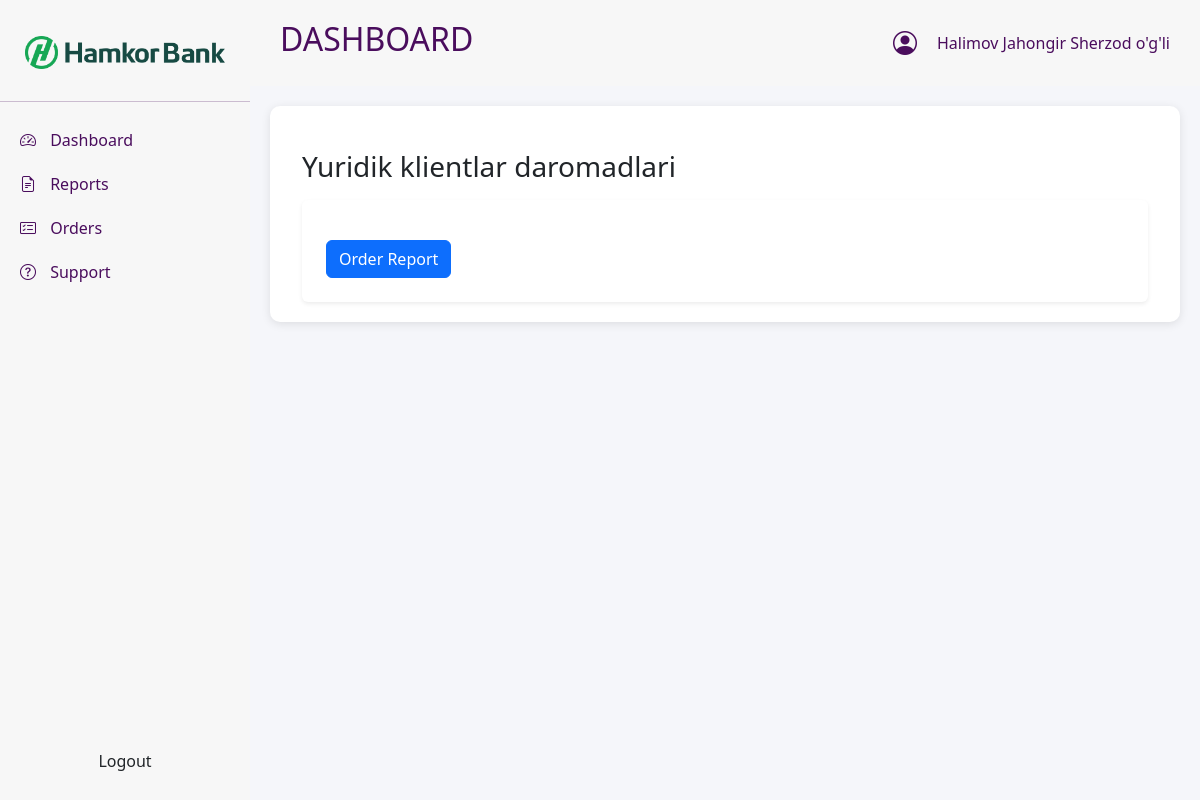
Screenshot of /report/order_report/3/ (signed in) with the database file from the repository.
### users/models.py (models this page shows, shortened)
class SysUsers(AbstractBaseUser, PermissionsMixin):
    cb_id = models.IntegerField(null=False, unique=True)  # Unique, not nullable
    fio = models.CharField(max_length=250)
    level = models.IntegerField(choices=LEVEL_CHOICES, default=1)
    login = models.CharField(max_length=150, unique=True)  # Unique and not nullable
    created_by = models.ForeignKey(
        "self", on_delete=models.SET_NULL, null=True, blank=True, limit_choices_to={"is_superuser": True}
    )  # Can only be created by a superuser
    created_at = models.DateTimeField(default=now)
    status = models.CharField(max_length=1, choices=STATUS_CHOICES, default="A")
    is_staff = models.BooleanField(default=False)  # Required for admin panel access
    is_active = models.BooleanField(default=True)  # Needed for authentication
    objects = SysUsersManager()
    USERNAME_FIELD = "login"  # Login is used as the unique identifier
    REQUIRED_FIELDS = ["fio", "level", "cb_id"]  # Required fields for superuser creation
    class Meta:
        verbose_name = 'System User'
        verbose_name_plural = 'System Users'

### reports/models.py (models this page shows, shortened)
class SysSReports(models.Model):
    name = models.CharField(max_length=250)
    owner = models.ForeignKey(settings.AUTH_USER_MODEL, on_delete=models.CASCADE)
    department = models.CharField(max_length=400, blank=True, null=True)
    position = models.CharField(max_length=400, blank=True, null=True)
    rep_type = models.CharField(
        max_length=3,
        choices=[("001", "Simple"), ("002", "Old System")],
        default="001"
    )
    job = models.BooleanField(default=False)
    uploadable = models.BooleanField(default=False)
    module = models.CharField(max_length=200, blank=True, null=True)
    template = models.FileField(upload_to=report_template_path, blank=True, null=True)
    class Meta:
        verbose_name = 'All Report'
        verbose_name_plural = 'All Reports'

### reports/views.py (the view, shortened to what this page needs)
# urls.py: path('order_report/<int:rep_id>/', order_report, name='order_report'),
@login_required
def order_report(request, rep_id):
    report = get_object_or_404(SysSReports, id=rep_id)
    parameters = SysRepParams.objects.filter(rep_id=rep_id).order_by("id")
    has_access = SysReportAccess.objects.filter(rep_id=rep_id, user_id=request.user.id).exists()
    if has_access:
        context = {
            "report": report,
            "parameters": parameters
        }
    else:
        context = {
            "error_code" : "005",
            "error_message" : "You are not allowed to this report!!!"
        }
    return render(request, "order_report.html", context)

### reports/templates/order_report.html (shortened to what this page needs)
{% extends 'dashboard.html' %}
{% block content %}
<div class="container mt-4">
    {% if error_code == '005' %}
        <h3 class="text-danger">{{error_message}}</h3>
    {% else %}
    <h3 class="mb-3">{{ report.name }}</h3>
    <form method="POST" class="bg-white p-4 rounded shadow-sm">
        <button type="submit" class="btn btn-primary mt-3">Order Report</button>
    </form>
    {% endif %}
</div>
{% endblock %}

### reports/templates/dashboard.html (shortened to what this page needs)
{% load static %}
<!DOCTYPE html>
<html lang="en">
<head>
    <link rel="stylesheet" href="https://cdn.jsdelivr.net/npm/bootstrap@5.3.0/dist/css/bootstrap.min.css">
    <link rel="stylesheet" href="https://cdn.jsdelivr.net/npm/bootstrap-icons/font/bootstrap-icons.css">
    <link rel="stylesheet" href="{% static 'css/dashboard.css' %}">
</head>
<body>
    <div class="sidebar">
        <div class="text-center py-3">
            <img src="{% static 'images/logo.png' %}" alt="Logo" class="logo">
        </div>
        <hr>
        <ul class="nav flex-column">
            <li class="nav-item">
                <a class="nav-link menu-item" href="{% url 'dashboard' %}"><i class="bi bi-speedometer2"></i> Dashboard</a>
            </li>
            <li class="nav-item">
                <a class="nav-link menu-item" href="{% url 'reports' %}"><i class="bi bi-file-earmark-text"></i> Reports</a>
            </li>
            <li class="nav-item">
                <a class="nav-link menu-item" href="{% url 'orders' %}"><i class="bi bi-card-checklist"></i> Orders</a>
            </li>
            <li class="nav-item">
                <a class="nav-link menu-item" href="{% url 'support' %}"><i class="bi bi-question-circle"></i> Support</a>
            </li>
        </ul>
        <div class="logout-button">
            <a href="{% url 'logout' %}" class="btn w-100">Logout</a>
        </div>
    </div>
    <div class="main-content">
        <div class="topbar d-flex justify-content-between align-items-center">
            <h2 class="dashboard-title">{% block toptitle %}DASHBOARD{% endblock %}</h2>
            <div class="profile-section">
                <i class="bi bi-person-circle profile-icon"></i>
                <span class="username">{{ request.user.fio }}</span>
            </div>
        </div>
        <div class="workspace">
            {% block content %}{% endblock %}
        </div>
    </div>
</body>
</html>

### reports/static/css/dashboard.css (style rules this page uses)
body { background-color: #F5F6FA; }
.sidebar { width: 250px; background-color: #f7f7f7; color: rgb(74, 13, 93); height: 100vh; position: fixed; left: 0; top: 0; display: flex; flex-direction: column; padding-top: 20px; }
.logo { width: 200px; height: auto; display: block; margin: 0 auto; }
.nav-link { color: rgb(74, 13, 93); padding: 10px; border-radius: 20px; transition: 0.3s; }
.logout-button { margin-top: auto; padding: 20px; }
.main-content { margin-left: 250px; width: calc(100% - 250px); }
.topbar { background-color: #f7f7f7; color: rgb(74, 13, 93); padding: 15px 30px; display: flex; align-items: center; justify-content: space-between; }
.profile-section { display: flex; align-items: center; }
.workspace { padding: 20px; background-color: white; border-radius: 10px; margin: 20px; box-shadow: 0px 2px 10px rgba(0, 0, 0, 0.1); }
.profile-icon { font-size: 24px; margin-right: 10px; }
.bi { padding: 10px !important; }

### rows the page displays
SysUsers: user.fio "Halimov Jahongir Sherzod o'g'li"
SysSReports: name "Yuridik klientlar daromadlari"
